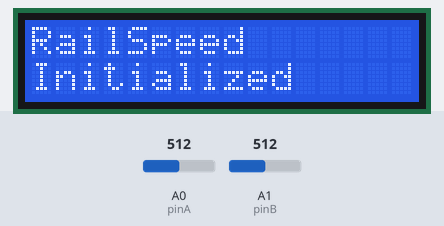
A sketch run on a simulated Arduino Uno, built with avr-gcc and run on an emulated ATmega328P. Shown: 16×2 character LCD. Inputs (shaded band) come from the test bench; at power-on: A0 (pinA) = 512, A1 (pinB) = 512. What the sketch prints to the serial monitor is not drawn.

Above: at 1.2 s.
1.3 s: A0 (pinA) set to 0
2.8 s: A0 (pinA) set to 122
4.3 s: A1 (pinB) set to 0
5.8 s: A1 (pinB) set to 3
At 6.6 s:
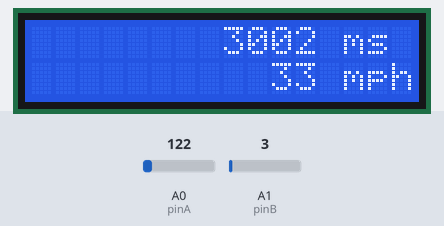
Timing chart, 0 to 8.3 s (numbered marks = the images above; inputs shaded):
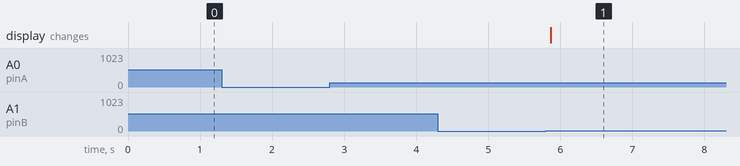

The sketch:

SpeedMeasure.ino
```cpp
// Liquid Crystal Display Library
#include <LiquidCrystal.h>

// Pins for LCD Screen
const int D4 = 5, D5 = 4, D6 = 3, D7 = 2, RS = 12, EN = 11;

// If the diode value is less than this, we are blocked
const int LIMVAL = 1;
// Number of inches between A and B
const long LENGTH = 11;
// Debug or not
const long configdebug = 0;

// Width of number to display
const int DISPLEN = 12;

// Speed Conversion Constants
const long MSPERS = 1000;
const long X1 = 100;
const long X2 = 11;
const float X3 = (float)(LENGTH*X1*MSPERS);

// Strings for display screen
char timeString[17];
char speedString[17];

// Diode Pins
const int pinA = A0;
const int pinB = A1;

// Current Time
unsigned long curtime;

// Diode Output Values
int valA;
int valB;

// Time Values
unsigned long timeA;
unsigned long timeB;
unsigned long timeT;

// Speed Value
float speedVal;

// States
enum speedStates {
  A_FWD, // A forward
  L_FWD, // A to B forward
  B_FWD, // B forward
  A_REV, // A reverse
  L_REV, // B to A reverse
  B_REV, // B reverse
  D_INI, // Display initialize
  D_TIM  // Display time
};
enum speedStates currentState;
enum speedStates nextState;

// LCD Screen Initialization
LiquidCrystal lcd(RS, EN, D4, D5, D6, D7);

void setup() {
  // Initialize Values
  pinMode(pinA, INPUT);
  pinMode(pinB, INPUT);
  valA = 0;
  valB = 0;
  currentState = D_INI;
  nextState = D_INI;
  timeA = 0;
  timeB = 0;
  timeT = 0;
  speedVal = 0.0;

  // Set up end of time string
  timeString[12] = ' ';
  timeString[13] = 'm';
  timeString[14] = 's';
  timeString[15] = ' ';
  timeString[16] = '\0';

  // Set up end of speed string
  speedString[12] = ' ';
  speedString[13] = 'm';
  speedString[14] = 'p';
  speedString[15] = 'h';
  speedString[16] = '\0';

  // Begin Measurement
  Serial.begin(9600);
  curtime = millis();
  Serial.print("Ready at ");
  Serial.print(curtime);
  Serial.print("\n");

  // Activate LCD Screen
  lcd.begin(16, 2);
  // Print Initialization Message
  lcd.setCursor(0, 0);
  lcd.print("RailSpeed");
  lcd.setCursor(0, 1);
  lcd.print("Initialized");
}

float milesPerHour(unsigned long timeElasped) {
  float mph = (float)(X2*timeElasped);
  mph = X3/mph;
  return mph;
}

void screenDisplay() {
  // Convert speed to unsigned long
  unsigned long speedTemp = (unsigned long)(speedVal+0.5);
  unsigned long timeTemp = timeT;
  int itr = DISPLEN-1;

  // Loop through time string
  while(itr >= 0) {
    if(timeTemp != 0) {
      timeString[itr] = (char)((timeTemp % 10) + 48);
    } else {
      timeString[itr] = ' ';
    }
    timeTemp = timeTemp/10;
    itr--;
  }

  // Loop through speed string
  itr = DISPLEN-1;
  while(itr >= 0) {
    if(speedTemp != 0) {
      speedString[itr] = (char)((speedTemp % 10) + 48);
    } else {
      speedString[itr] = ' ';
    }
    speedTemp = speedTemp/10;
    itr--;
  }

  // Display the time and speed
  lcd.setCursor(0, 0);
  lcd.print(timeString);
  lcd.setCursor(0, 1);
  lcd.print(speedString);
}

void loop() {
  // Read Current Time and Pin Values
  delay(25);
  curtime = millis();
  valA = analogRead(pinA);
  valB = analogRead(pinB);
  if(configdebug == 1) {
    Serial.print("A = ");
    Serial.print(valA);
    Serial.print(" B = ");
    Serial.print(valB);
    Serial.print("\n");
  }


  // State Logic
  if(currentState == A_FWD) {
    // Value Resolution
    if(valA > LIMVAL) {
      // If A becomes unblocked, move to L_FWD
      Serial.print("A_FWD to L_FWD - A = ");
      Serial.print(valA);
      Serial.print("\n");
      nextState = L_FWD;
    }
    else {
      // Otherwise, stay in A_FWD
      nextState = A_FWD;
    }
  }
  else if(currentState == L_FWD) {
    // Value Resolution
    if(valB < LIMVAL) {
      // If B becomes blocked, move to B_FWD
      Serial.print("L_FWD to B_FWD - B = ");
      Serial.print(valB);
      Serial.print("\n");
      nextState = B_FWD;
      timeB = curtime;
    }
    else {
      // Otherwise, stay in L_FWD
      nextState = L_FWD;
    }
  }
  else if(currentState == B_FWD) {
    // Value Resolution
    if(valB > LIMVAL) {
      // If B becomes unblocked, move to D_TIM and calculate
      Serial.print("B_FWD to D_TIM - B = ");
      Serial.print(valB);
      Serial.print("\n");
      nextState = D_TIM;
      timeT = timeB - timeA;
      speedVal = milesPerHour(timeT);
    }
    else {
      nextState = B_FWD;
    }
  }
  else if(currentState == B_REV) {
    // Value Resolution
    if(valB > LIMVAL) {
      // If B becomes unblocked, move to L_REV
      Serial.print("B_REV to L_REV - B = ");
      Serial.print(valB);
      Serial.print("\n");
      nextState = L_REV;
    }
    else {
      // Otherwise, stay in A_FWD
      nextState = B_REV;
    }
  }
  else if(currentState == L_REV) {
    // Value Resolution
    if(valA < LIMVAL) {
      // If A becomes blocked, move to A_REV
      Serial.print("L_REV to A_REV - A = ");
      Serial.print(valA);
      Serial.print("\n");
      nextState = A_REV;
      timeA = curtime;
    }
    else {
      // Otherwise, stay in L_REV
      nextState = L_REV;
    }
  }
  else if(currentState == A_REV) {
    // Value Resolution
    if(valA > LIMVAL) {
      // If A becomes unblocked, move to D_TIM and calculate
      Serial.print("A_REV to D_TIM - A = ");
      Serial.print(valA);
      Serial.print("\n");
      nextState = D_TIM;
      timeT = timeA - timeB;
      speedVal = milesPerHour(timeT);
    }
    else {
      nextState = A_REV;
    }
  }
  else if(currentState == D_INI) {
    // Value Resolution
    if(valA < LIMVAL) {
      // If A is blocked, move to A_FWD
      Serial.print("D_INI to A_FWD - A = ");
      Serial.print(valA);
      Serial.print("\n");
      nextState = A_FWD;
      timeA = curtime;
      timeB = 0;
      timeT = 0;
      speedVal = 0.0;
    }
    else if(valB < LIMVAL) {
      // If B is blocked, move to B_REV
      Serial.print("D_INI to B_REV - B = ");
      Serial.print(valB);
      Serial.print("\n");
      nextState = B_REV;
      timeA = 0;
      timeB = curtime;
      timeT = 0;
      speedVal = 0.0;
    }
    else {
      // Otherwise, remain in D_INI
      nextState = D_INI;
    }
  }
  else if(currentState == D_TIM) {
    // Display the time and speed
    Serial.print("Time Elapsed: ");
    Serial.print(timeT);
    Serial.print(" milliseconds\n");
    Serial.print("Speed: ");
    Serial.print(speedVal);
    Serial.print(" Miles per Hour\n");
    screenDisplay();

    // Move to D_INI
    // Later on there may be a delay associated with this state
    Serial.print("Delaying for ");
    Serial.print(timeT);
    Serial.print(" milliseconds\n");
    delay(timeT);
    Serial.print("D_TIM to D_INI\n");
    nextState = D_INI;
  }
  else {
    // Display the Error
    Serial.println("State Machine Error");
    Serial.print("UNKNOWN to D_INI\n");

    // Value Resolution
    nextState = D_INI;
    timeA = 0;
    timeB = 0;
    timeT = 0;
    speedVal = 0.0;
  }

  // Set Current State to Next State
  currentState = nextState;
}
```

Measured:
- after the input at 1.3 s, every drawn part: stays the same
- after the input at 2.8 s, every drawn part: stays the same
- after the input at 4.3 s, every drawn part: stays the same
- after the input at 5.8 s, the display: changes after 0.07 s (image 1)
